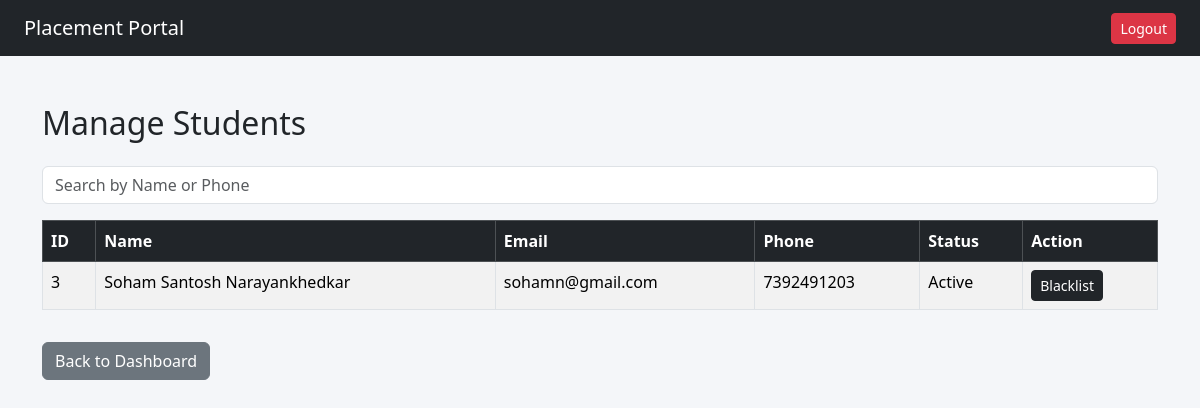
Before: /admin/students (signed in) with the older database file.
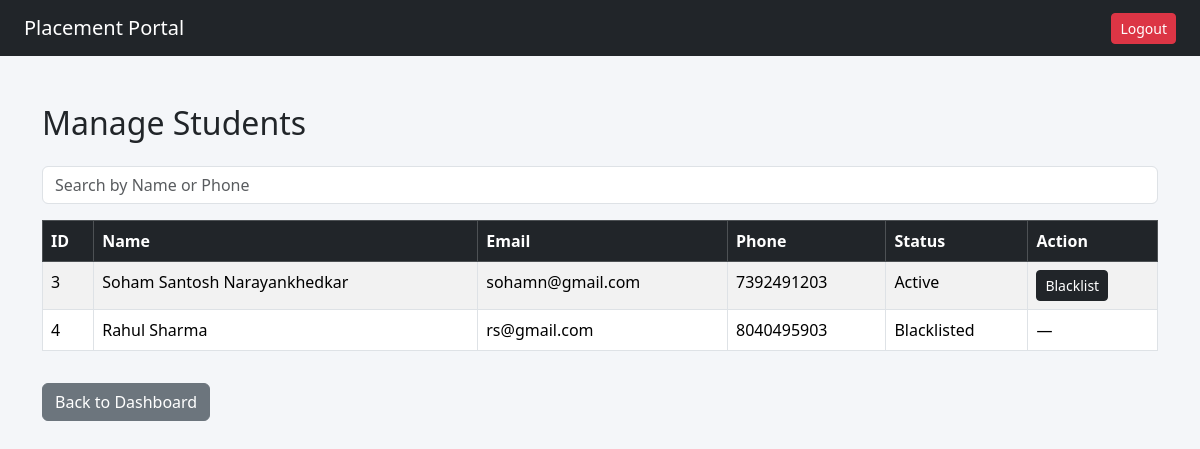
After: the same page with the newer database file.
### tables this page shows
CREATE TABLE student (
           id INTEGER PRIMARY KEY AUTOINCREMENT,
           name TEXT NOT NULL,
           email TEXT UNIQUE NOT NULL,
           password TEXT NOT NULL,
           phone TEXT,
           resume_path TEXT,
           is_active INTEGER DEFAULT 1,
           created_at TEXT
        );

### app.py (the view)
@app.route('/admin/students')
def manage_students():
    if session.get('role') != 'admin':
        return redirect('/')
    search = request.args.get('search')
    conn = get_connection()
    cursor = conn.cursor()
    if search:
        cursor.execute("""
            SELECT * FROM student
            WHERE name LIKE ?
               OR phone LIKE ?
               OR id LIKE ?
        """, (f'%{search}%', f'%{search}%', f'%{search}%'))
    else:
        cursor.execute("SELECT * FROM student")
    students = cursor.fetchall()
    conn.close()
    return render_template("admin/students.html", students=students)

### database.py (called while the page is built)
def get_connection():
    conn = sqlite3.connect(DB_NAME)
    conn.row_factory = sqlite3.Row
    return conn

### templates/admin/students.html
{% extends "base.html" %}
{% block content %}
<h2 class="mb-4">Manage Students</h2>
<form method="GET" class="mb-3">
    <input type="text"
           name="search"
           class="form-control"
           placeholder="Search by Name or Phone">
</form>
<table class="table table-bordered table-striped">
    <thead class="table-dark">
        <tr>
            <th>ID</th>
            <th>Name</th>
            <th>Email</th>
            <th>Phone</th>
            <th>Status</th>
            <th>Action</th>
        </tr>
    </thead>
    <tbody>
        {% for student in students %}
        <tr>
            <td>{{ student.id }}</td>
            <td>{{ student.name }}</td>
            <td>{{ student.email }}</td>
            <td>{{ student.phone }}</td>
            <td>
                {% if student.is_active == 1 %}
                    Active
                {% else %}
                    Blacklisted
                {% endif %}
            </td>
            <td>
                {% if student.is_active == 1 %}
                <form action="/admin/blacklist/student/{{ student.id }}"
                      method="POST"
                      style="display:inline;">
                    <button type="submit"
                            class="btn btn-dark btn-sm">
                        Blacklist
                    </button>
                </form>
                {% else %}
                    —
                {% endif %}
            </td>
        </tr>
        {% endfor %}
    </tbody>
</table>
<a href="/admin/dashboard" class="btn btn-secondary mt-3">
    Back to Dashboard
</a>
{% endblock %}

Changed rows visible on the page:
added student: id "4", name "Rahul Sharma", email "rs@gmail.com", phone "8040495903", is_active "Blacklisted"
